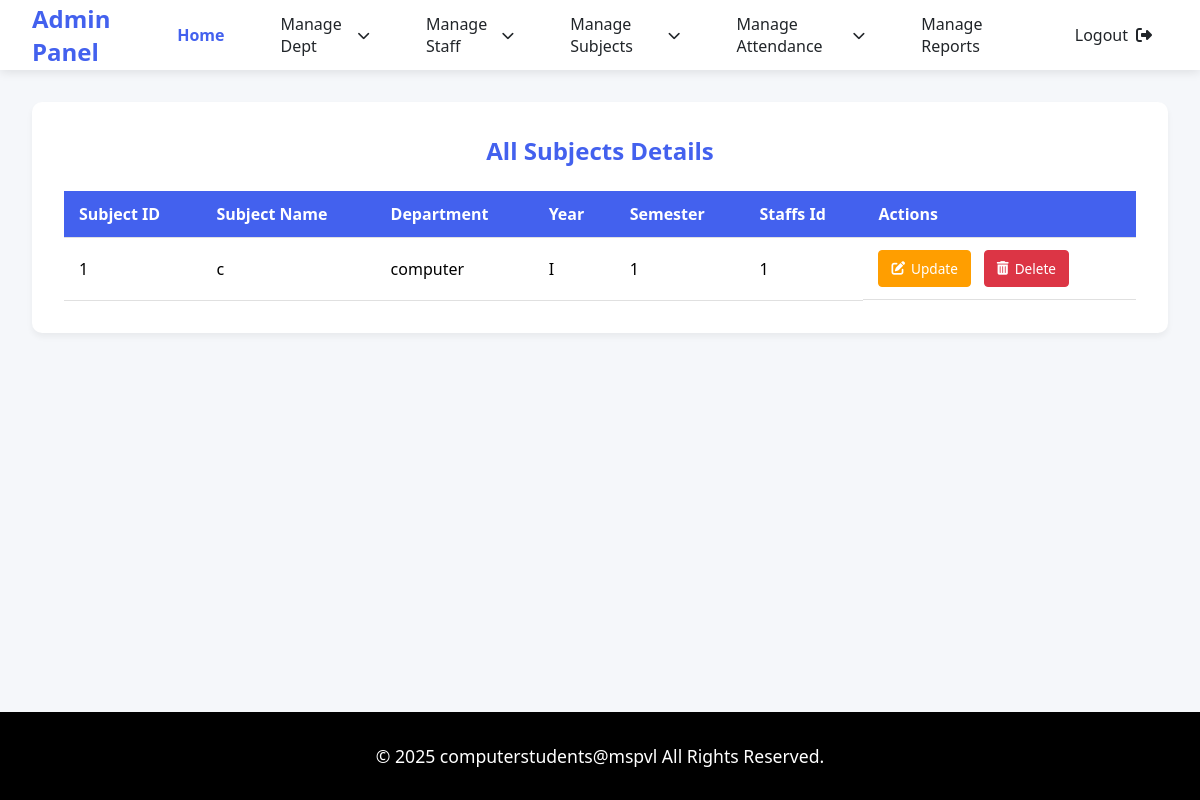
The page /view_subject on the database as committed earlier.
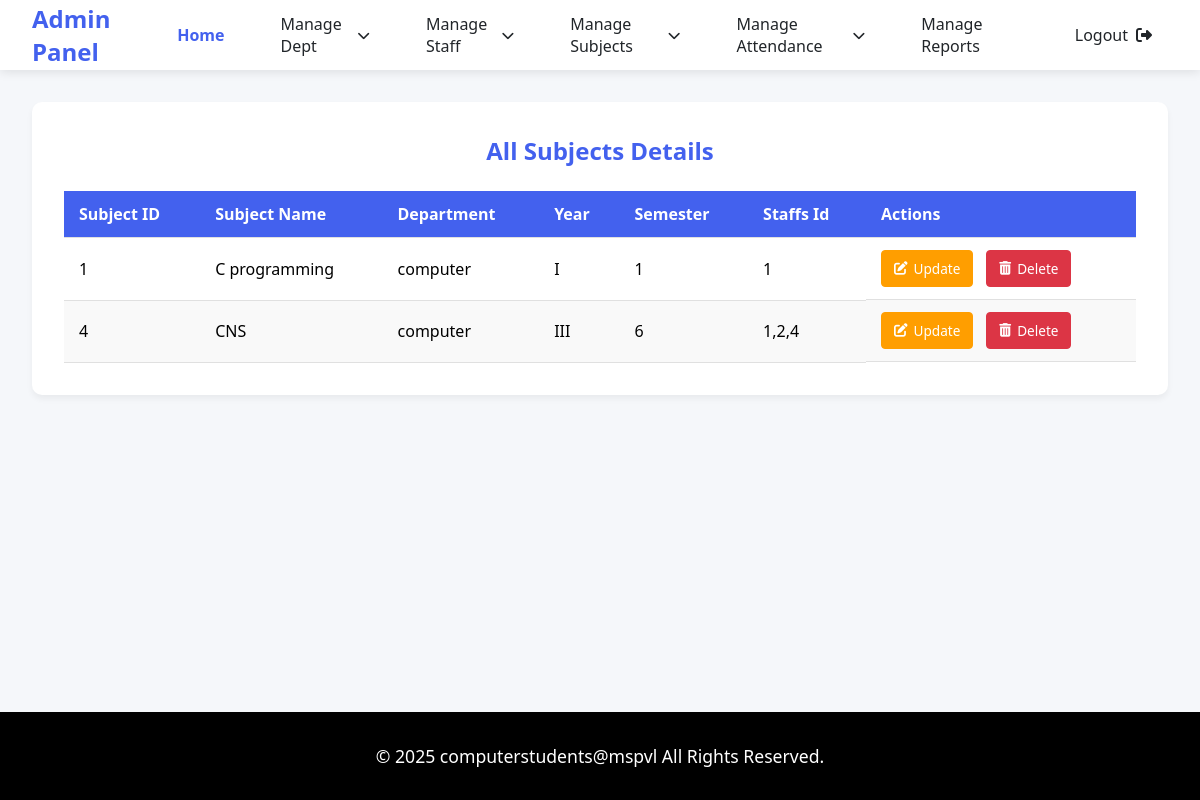
The same page on the database as committed later.
### tables this page shows
CREATE TABLE "subjects_tb" (
	"subjectid"	INTEGER NOT NULL UNIQUE,
	"subjectname"	TEXT NOT NULL UNIQUE,
	"dept"	TEXT NOT NULL,
	"year"	TEXT NOT NULL,
	"sem"	TEXT NOT NULL,
	"staffsid"	TEXT,
	PRIMARY KEY("subjectid")
);

### app.py (the view)
@app.route('/view_subject')
def view_subject():
    con = sqlite3.connect('spm_db.db')
    cur = con.cursor()
    cur.execute("SELECT * FROM subjects_tb")
    data = cur.fetchall()
    con.close()
    return render_template('admin/view_subject.html', data = data)

### templates/admin/view_subject.html (shortened to what this page needs)
<!DOCTYPE html>
<html lang="en">
<head>
    <link rel="stylesheet" href="https://cdnjs.cloudflare.com/ajax/libs/font-awesome/6.4.0/css/all.min.css">
    <link rel="stylesheet" href="static/css/style.css">
</head>
<body>
    <nav class="navbar">
        <a href="#" class="navbar-brand">Admin Panel</a>
        <div class="nav-menu">
            <a href="{{url_for('admin_dashboard')}}" class="nav-item active">Home</a>
            <div class="dropdown">
                <a href="#" class="nav-item dropdown-toggle">Manage Dept</a>
            </div>
            <div class="dropdown">
                <a href="#" class="nav-item dropdown-toggle">Manage Staff</a>
            </div>
            <div class="dropdown">
                <a href="#" class="nav-item dropdown-toggle">Manage Subjects</a>
            </div>
            <div class="dropdown">
                <a href="#" class="nav-item dropdown-toggle">Manage Attendance</a>
            </div>
            <a href="report_generate_form.html" class="nav-item">Manage Reports</a>
            <a href="{{url_for('login')}}"class="nav-item" id="logout-link">
                <span>Logout</span>
                <i class="fas fa-sign-out-alt"></i>
            </a>
        </div>
    </nav>
    <div class="main-content">
        <div class="table-container">
            <h2>All Subjects Details</h2>
            <table class="dept-table">
                <thead>
                    <tr>
                        <th>Subject ID</th>
                        <th>Subject Name</th>
                        <th>Department</th>
                        <th>Year</th>
                        <th>Semester</th>
                        <th>Staffs Id </th>
                        <th>Actions</th>
                    </tr>
                </thead>
                <tbody>
                    {% for row in data %}
                    <tr>
                        <td>{{ row[0] }}</td>
                        <td>{{ row[1] }}</td>
                        <td>{{ row[2] }}</td>
                        <td>{{ row[3] }}</td>
                        <td>{{ row[4] }}</td>
                        <td>{{ row[5] }}</td>
                        <td class="action-buttons">
                            <a href="{{ url_for('update_subject_form', subjectid=row[0],subjectname=row[1],dept=row[2],year=row[3],sem=row[4]) }}" class="btn-update">
                                <i class="fas fa-edit"></i> Update
                            </a>
                            <a href="{{ url_for('delete_subject', subjectid=row[0]) }}" class="btn-delete" onclick="return confirm('Are you sure you want to delete this department?')">
                                <i class="fas fa-trash-alt"></i> Delete
                            </a>
                        </td>
                    </tr>
                    {% endfor %}
                </tbody>
            </table>
        </div>
    </div>
    <footer class="footer">
        <p class="copyright">© 2025 computerstudents@mspvl All Rights Reserved.</p>
    </footer>
</body>
</html>

### static/css/style.css (style rules this page uses)
:root { --primary: #4361ee; --primary-dark: #3a0ca3; --secondary: #4cc9f0; --light: #f8f9fa; --dark: #212529; --success: #38b000; --warning: #ff9e00; }
* { margin: 0; padding: 0; box-sizing: border-box; font-family: 'Segoe UI', Tahoma, Geneva, Verdana, sans-serif; }
body { background-color: #f5f7fa; display: flex; flex-direction: column; min-height: 100vh; }
.navbar { background: white; box-shadow: 0 2px 10px rgba(0,0,0,0.1); padding: 0 2rem; height: 70px; display: flex; justify-content: space-between; align-items: center; position: fixed; width: 100%; top: 0; z-index: 1000; }
.navbar-brand { font-size: 1.5rem; font-weight: 700; color: var(--primary); text-decoration: none; }
.nav-menu { display: flex; gap: 1.5rem; height: 100%; }
.nav-item { display: flex; align-items: center; padding: 0 1rem; color: var(--dark); text-decoration: none; font-weight: 500; height: 100%; transition: all 0.3s; position: relative; }
.nav-item.active { color: var(--primary); font-weight: 600; }
.dropdown { position: relative; height: 100%; }
.dropdown-toggle::after { content: '\f078'; font-family: 'Font Awesome 6 Free'; font-weight: 900; margin-left: 8px; font-size: 0.8rem; }
#logout-link i { margin-left: 0.5rem; }
.main-content { margin-top: 70px; padding: 2rem; flex: 1; }
.footer { background: black; color: white; padding: 2rem; text-align: center; margin-top: auto; font-size: 1.1rem; }
.copyright { font-weight: 500; }
.table-container { background: white; border-radius: 10px; padding: 2rem; box-shadow: 0 4px 6px rgba(0,0,0,0.05); margin-bottom: 2rem; }
.table-container h2 { color: var(--primary); margin-bottom: 1.5rem; text-align: center; font-size: 1.5rem; }
.dept-table { width: 100%; border-collapse: collapse; margin-top: 1rem; }
.dept-table th, .dept-table td { padding: 12px 15px; text-align: left; border-bottom: 1px solid #e0e0e0; }
.dept-table th { background-color: var(--primary); color: white; font-weight: 600; position: sticky; top: 0; }
.dept-table tr:nth-child(even) { background-color: #f9f9f9; }
.action-buttons { display: flex; gap: 0.8rem; }
.btn-update, .btn-delete, .btn-merge { padding: 8px 12px; border-radius: 4px; font-size: 0.85rem; text-decoration: none; display: inline-flex; align-items: center; gap: 6px; transition: all 0.2s ease; font-weight: 500; }
.btn-update { background-color: var(--warning); color: white; border: 1px solid var(--warning); }
.btn-delete { background-color: #dc3545; color: white; border: 1px solid #dc3545; }

Rows that differ between the two databases and show on the page:
changed subjects_tb id 1: subjectname "c" → "C programming"
added subjects_tb: subjectid "4", subjectname "CNS", dept "computer", year "III", sem "6", staffsid "1,2,4"
